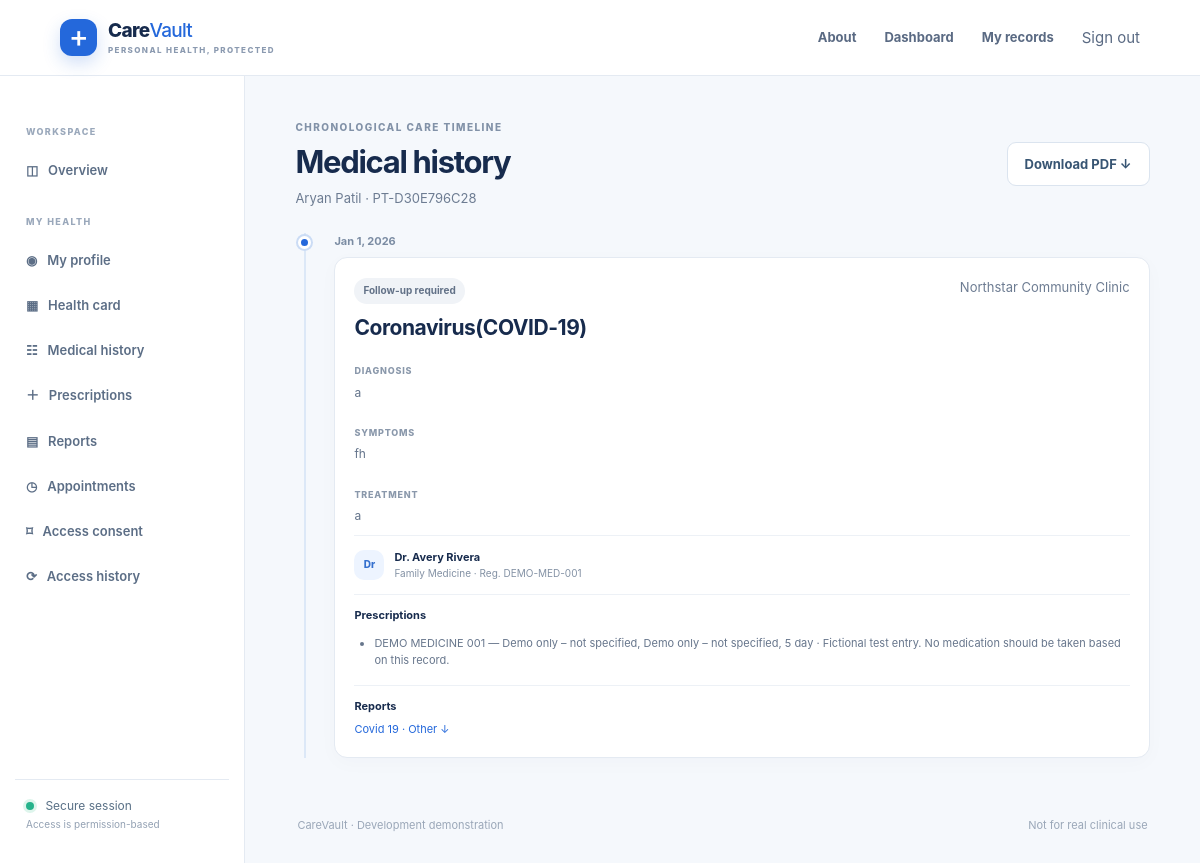
The page /records/history/ (signed in) on the database its author committed.
### patients/models.py (models this page shows, shortened)
class Patient(models.Model):
    class Gender(models.TextChoices):
        FEMALE = "F", "Female"
        MALE = "M", "Male"
        NON_BINARY = "X", "Non-binary"
        UNSPECIFIED = "U", "Prefer not to say"
    class BloodGroup(models.TextChoices):
        A_POS = "A+", "A+"
        A_NEG = "A-", "A-"
        B_POS = "B+", "B+"
        B_NEG = "B-", "B-"
        AB_POS = "AB+", "AB+"
        AB_NEG = "AB-", "AB-"
        O_POS = "O+", "O+"
        O_NEG = "O-", "O-"
        UNKNOWN = "UNK", "Unknown"
    user = models.OneToOneField(settings.AUTH_USER_MODEL, on_delete=models.CASCADE, related_name="patient_profile")
    patient_id = models.CharField(max_length=20, unique=True, editable=False, db_index=True)
    lookup_token = models.UUIDField(default=uuid.uuid4, unique=True, editable=False)
    date_of_birth = models.DateField(null=True, blank=True)
    gender = models.CharField(max_length=1, choices=Gender.choices, default=Gender.UNSPECIFIED)
    blood_group = models.CharField(max_length=3, choices=BloodGroup.choices, default=BloodGroup.UNKNOWN)
    address = models.TextField(blank=True)
    emergency_contact_name = models.CharField(max_length=120, blank=True)
    emergency_contact_phone = models.CharField(max_length=24, blank=True, validators=[RegexValidator(r"^[+0-9() .-]{7,24}$", "Enter a valid phone number.")])
    created_at = models.DateTimeField(auto_now_add=True)

### accounts/models.py (models this page shows, shortened)
class User(AbstractUser):
    class Role(models.TextChoices):
        PATIENT = "PATIENT", "Patient"
        DOCTOR = "DOCTOR", "Doctor"
        HOSPITAL = "HOSPITAL", "Hospital"
        STAFF = "STAFF", "Hospital staff"
        ADMIN = "ADMIN", "Administrator"
    email = models.EmailField(unique=True)
    role = models.CharField(max_length=12, choices=Role.choices, default=Role.PATIENT, db_index=True)
    objects = HealthUserManager()

### medical_records/models.py (models this page shows, shortened)
class Treatment(models.Model):
    class Status(models.TextChoices):
        ACTIVE = "ACTIVE", "Ongoing"
        FOLLOW_UP = "FOLLOW_UP", "Follow-up required"
        RESOLVED = "RESOLVED", "Resolved"
    patient = models.ForeignKey("patients.Patient", on_delete=models.CASCADE, related_name="treatments")
    doctor = models.ForeignKey("doctors.Doctor", on_delete=models.SET_NULL, null=True, related_name="treatments")
    hospital = models.ForeignKey("hospitals.Hospital", on_delete=models.SET_NULL, null=True, related_name="treatments")
    entered_by = models.ForeignKey(settings.AUTH_USER_MODEL, on_delete=models.PROTECT, related_name="entered_treatments")
    disease = models.ForeignKey(Disease, on_delete=models.SET_NULL, null=True, blank=True, related_name="treatments")
    disease_name = models.CharField(max_length=180, blank=True)
    symptoms = models.TextField(blank=True)
    diagnosis = models.TextField()
    treatment_details = models.TextField(blank=True)
    treatment_date = models.DateField(db_index=True)
    follow_up_date = models.DateField(null=True, blank=True)
    status = models.CharField(max_length=12, choices=Status.choices, default=Status.ACTIVE)
    created_at = models.DateTimeField(auto_now_add=True)
    class Meta:
        ordering = ["-treatment_date", "-created_at"]
        indexes = [models.Index(fields=["patient", "-treatment_date"], name="treatment_patient_date_idx")]

class PrescriptionMedicine(models.Model):
    prescription = models.ForeignKey(Prescription, on_delete=models.CASCADE, related_name="medicines")
    medicine_name = models.CharField(max_length=160)
    dosage = models.CharField(max_length=120)
    frequency = models.CharField(max_length=120, blank=True)
    duration = models.CharField(max_length=120)
    instructions = models.CharField(max_length=240, blank=True)

class MedicalReport(models.Model):
    class ReportType(models.TextChoices):
        LAB = "LAB", "Laboratory"
        XRAY = "XRAY", "X-ray"
        MRI = "MRI", "MRI"
        OTHER = "OTHER", "Other"
    patient = models.ForeignKey("patients.Patient", on_delete=models.CASCADE, related_name="reports")
    treatment = models.ForeignKey(Treatment, on_delete=models.CASCADE, related_name="reports")
    title = models.CharField(max_length=180)
    report_type = models.CharField(max_length=8, choices=ReportType.choices, default=ReportType.OTHER)
    file = models.FileField(upload_to=private_report_path, validators=[FileExtensionValidator(ALLOWED_REPORT_EXTENSIONS), validate_report_size])
    uploaded_by = models.ForeignKey(settings.AUTH_USER_MODEL, on_delete=models.PROTECT, related_name="uploaded_reports")
    uploaded_at = models.DateTimeField(auto_now_add=True)
    class Meta:
        ordering = ["-uploaded_at"]

### hospitals/models.py (models this page shows, shortened)
class Hospital(models.Model):
    user = models.OneToOneField(settings.AUTH_USER_MODEL, on_delete=models.CASCADE, related_name="hospital_profile")
    name = models.CharField(max_length=180)
    registration_number = models.CharField(max_length=80, unique=True)
    address = models.TextField()
    phone = models.CharField(max_length=24, blank=True)
    email = models.EmailField(blank=True)
    approved = models.BooleanField(default=False, db_index=True)
    created_at = models.DateTimeField(auto_now_add=True)

### doctors/models.py (models this page shows, shortened)
class Doctor(models.Model):
    user = models.OneToOneField(settings.AUTH_USER_MODEL, on_delete=models.CASCADE, related_name="doctor_profile")
    qualification = models.CharField(max_length=180)
    specialization = models.CharField(max_length=120, db_index=True)
    registration_number = models.CharField(max_length=100, unique=True)
    experience_years = models.PositiveSmallIntegerField(default=0, validators=[MinValueValidator(0), MaxValueValidator(80)])
    hospital = models.ForeignKey("hospitals.Hospital", on_delete=models.SET_NULL, null=True, blank=True, related_name="doctors")
    verified = models.BooleanField(default=False, db_index=True)
    created_at = models.DateTimeField(auto_now_add=True)
    photo = models.FileField(upload_to=private_doctor_photo_path, blank=True, null=True)

### medical_records/views.py (the view, shortened to what this page needs)
# urls.py: path("history/", views.history, name="history"),
@login_required
def history(request):
    patient = request.user.patient_profile if request.user.role == "PATIENT" else None
    patient_id = request.GET.get("patient_id", "")
    treatments = patient.treatments.select_related("doctor__user", "hospital", "disease").prefetch_related("prescriptions__medicines", "reports")
    show_prescriptions = request.user.role == "PATIENT" or can_access_patient(request.user, patient, "prescriptions")
    show_reports = request.user.role == "PATIENT" or can_access_patient(request.user, patient, "reports")
    return render(request, "records/history.html", {"patient": patient, "treatments": treatments, "show_prescriptions": show_prescriptions, "show_reports": show_reports})

### consent/services.py (called while the page is built)
def can_access_patient(user, patient, scope):
    if not user.is_authenticated:
        return False
    if user.is_superuser:
        return True
    if user.role == "PATIENT":
        return getattr(user, "patient_profile", None) == patient
    return has_consent(user, patient, scope)

### templates/records/history.html
{% extends 'base.html' %}{% block title %}Medical history{% endblock %}{% block content %}
<div class="welcome-row"><div><span class="eyebrow">CHRONOLOGICAL CARE TIMELINE</span><h1>Medical history</h1>{% if patient %}<p class="muted">{{ patient.user.get_full_name }} · {{ patient.patient_id }}</p>{% else %}<p class="muted">Search a patient record after receiving consent.</p>{% endif %}</div>{% if patient and user.role == 'PATIENT' %}<a class="button secondary" href="{% url 'records:download_history_pdf' %}">Download PDF ↓</a>{% elif user.role != 'PATIENT' %}<a class="button secondary" href="{% url 'records:create_treatment' %}">Add treatment</a>{% endif %}</div>
{% if needs_search %}<div class="content-card form-card"><form method="get" class="form-stack"><label for="patient_id">Patient ID</label><div class="search-row"><input id="patient_id" name="patient_id" required placeholder="Patient ID"><button class="button primary">View authorized history</button></div></form><p class="help-text">An active patient-approved medical history permission is required.</p></div>{% elif treatments %}<div class="timeline">{% for item in treatments %}<article class="timeline-item"><div class="timeline-marker"></div><div class="timeline-date">{{ item.treatment_date|date:'M j, Y' }}</div><div class="content-card timeline-card"><div class="record-heading"><div><span class="status neutral">{{ item.get_status_display }}</span><h2>{{ item.disease_name|default:'Clinical visit' }}</h2></div><span class="muted">{{ item.hospital.name|default:'Clinic not listed' }}</span></div><div class="record-grid"><div><small>DIAGNOSIS</small><p>{{ item.diagnosis }}</p></div>{% if item.symptoms %}<div><small>SYMPTOMS</small><p>{{ item.symptoms }}</p></div>{% endif %}{% if item.treatment_details %}<div><small>TREATMENT</small><p>{{ item.treatment_details }}</p></div>{% endif %}</div><div class="provider-line">{% if item.doctor %}<span class="avatar-small">Dr</span><span><b>Dr. {{ item.doctor.user.get_full_name }}</b><small>{{ item.doctor.specialization }} · Reg. {{ item.doctor.registration_number }}</small></span>{% else %}<span>Provider record · {{ item.entered_by.get_full_name|default:item.entered_by.username }}</span>{% endif %}</div>{% if show_prescriptions and item.prescriptions.all %}<div class="nested-record"><b>Prescriptions</b>{% for rx in item.prescriptions.all %}<ul>{% for med in rx.medicines.all %}<li>{{ med.medicine_name }} — {{ med.dosage }}{% if med.frequency %}, {{ med.frequency }}{% endif %}, {{ med.duration }}{% if med.instructions %} · {{ med.instructions }}{% endif %}</li>{% endfor %}</ul>{% endfor %}</div>{% endif %}{% if show_reports and item.reports.all %}<div class="nested-record"><b>Reports</b>{% for report in item.reports.all %}<a class="report-link" href="{% url 'records:download_report' report.pk %}">{{ report.title }} · {{ report.get_report_type_display }} ↓</a>{% endfor %}</div>{% endif %}{% if user.role != 'PATIENT' and item.entered_by_id == user.id %}<div class="record-actions"><a href="{% url 'records:create_prescription' item.pk %}">Add prescription</a><a href="{% url 'records:upload_report' item.pk %}">Upload report</a></div>{% endif %}</div></article>{% endfor %}</div>{% else %}<div class="content-card empty-state">No treatment records have been added.</div>{% endif %}{% endblock %}

### static/css/site.css (style rules this page uses)
:root { --ink:#172b4d;--muted:#6d7c92;--blue:#2468db;--blue-deep:#174ca8;--blue-pale:#edf4ff;--mint:#e8f7f2;--green:#14846a;--amber:#9a640b;--amber-pale:#fff5df;--line:#e4eaf2;--surface:#fff;--canvas:#f5f8fc;--shadow:0 12px 35px rgba(27,54,93,.07);font-family:Inter,ui-sans-serif,system-ui,-apple-system,"Segoe UI",sans-serif;color:var(--ink) }
* { box-sizing:border-box }
body { margin:0;background:var(--canvas);font-size:15px;line-height:1.55 }
h1,h2,h3,p { margin-top:0 }
h1 { font-size:clamp(29px,3vw,40px);line-height:1.15;letter-spacing:-1.3px;margin:8px 0 9px }
h2 { font-size:21px;letter-spacing:-.45px;margin:0 0 9px }
p { color:#64748b }
.eyebrow { font-size:10px;font-weight:800;letter-spacing:1.45px;color:#8292a8;display:block }
.muted { color:var(--muted);font-size:13px }
.button { appearance:none;display:inline-flex;align-items:center;justify-content:center;gap:12px;border:1px solid transparent;border-radius:9px;padding:11px 17px;text-decoration:none;font-family:inherit;font-weight:700;font-size:13px;cursor:pointer;transition:transform .15s,background .15s }
.button.secondary { color:#385573;background:white;border-color:#dbe4ef }
.content-card { background:#fff;border:1px solid var(--line);border-radius:13px;padding:23px;box-shadow:0 5px 20px rgba(28,57,99,.025) }
.welcome-row { display:flex;justify-content:space-between;align-items:center;gap:20px;margin:6px 0 25px }
.welcome-row h1 { font-size:31px }
.welcome-row p { margin:0 }
.status { display:inline-flex;align-items:center;white-space:nowrap;border-radius:99px;padding:5px 9px;font-size:10px;font-weight:750 }
.status.neutral { background:#f0f3f7;color:#627187 }
.timeline { position:relative;margin:18px 0 0 9px;padding-left:28px;border-left:2px solid #dce8f7 }
.timeline-item { position:relative;margin-bottom:19px }
.timeline-marker { position:absolute;width:13px;height:13px;border-radius:50%;background:var(--blue);border:3px solid white;box-shadow:0 0 0 2px #cbdcf5;left:-36px;top:3px }
.timeline-date { font-size:11px;color:#7b8ca3;font-weight:700;margin-bottom:7px }
.timeline-card { padding:19px }
.record-heading { display:flex;justify-content:space-between;align-items:flex-start;gap:10px }
.record-heading h2 { margin:8px 0 13px }
.record-grid { display:grid;gap:8px }
.record-grid small { font-size:9px;letter-spacing:.8px;color:#8a98ab;font-weight:800 }
.record-grid p { font-size:12px;margin:3px 0 9px;white-space:pre-line }
.provider-line { display:flex;align-items:center;gap:10px;padding-top:13px;border-top:1px solid #edf1f6 }
.provider-line b,.provider-line small { display:block }
.provider-line b { font-size:11px }
.provider-line small { font-size:10px;color:#8391a4 }
.avatar-small { display:grid;place-items:center;width:30px;height:30px;background:#edf4ff;color:#3570ce;border-radius:10px;font-size:10px;font-weight:800;flex-shrink:0 }
.nested-record { border-top:1px solid #edf1f6;margin-top:13px;padding-top:12px;font-size:11px }
.nested-record ul { margin:7px 0;padding-left:20px;color:#67768c }
.nested-record li { padding:3px 0 }
.report-link { display:block;color:var(--blue);margin-top:6px;text-decoration:none }

### rows shown on the page
Patient: user.get_full_name "Aryan Patil", patient_id "PT-D30E796C28"
Treatment: treatment_date "Jan 1, 2026", status "Follow-up required", disease_name "Coronavirus(COVID-19)", hospital.name "Northstar Community Clinic", diagnosis "a", symptoms "fh", treatment_details "a", doctor.user.get_full_name "Avery Rivera", doctor.specialization "Family Medicine", doctor.registration_number "DEMO-MED-001"
PrescriptionMedicine: medicine_name "DEMO MEDICINE 001", dosage "Demo only – not specified", frequency "Demo only – not specified", duration "5 day", instructions "Fictional test entry. No medication should be taken based on this record."
MedicalReport: title "Covid 19", report_type "Other"
